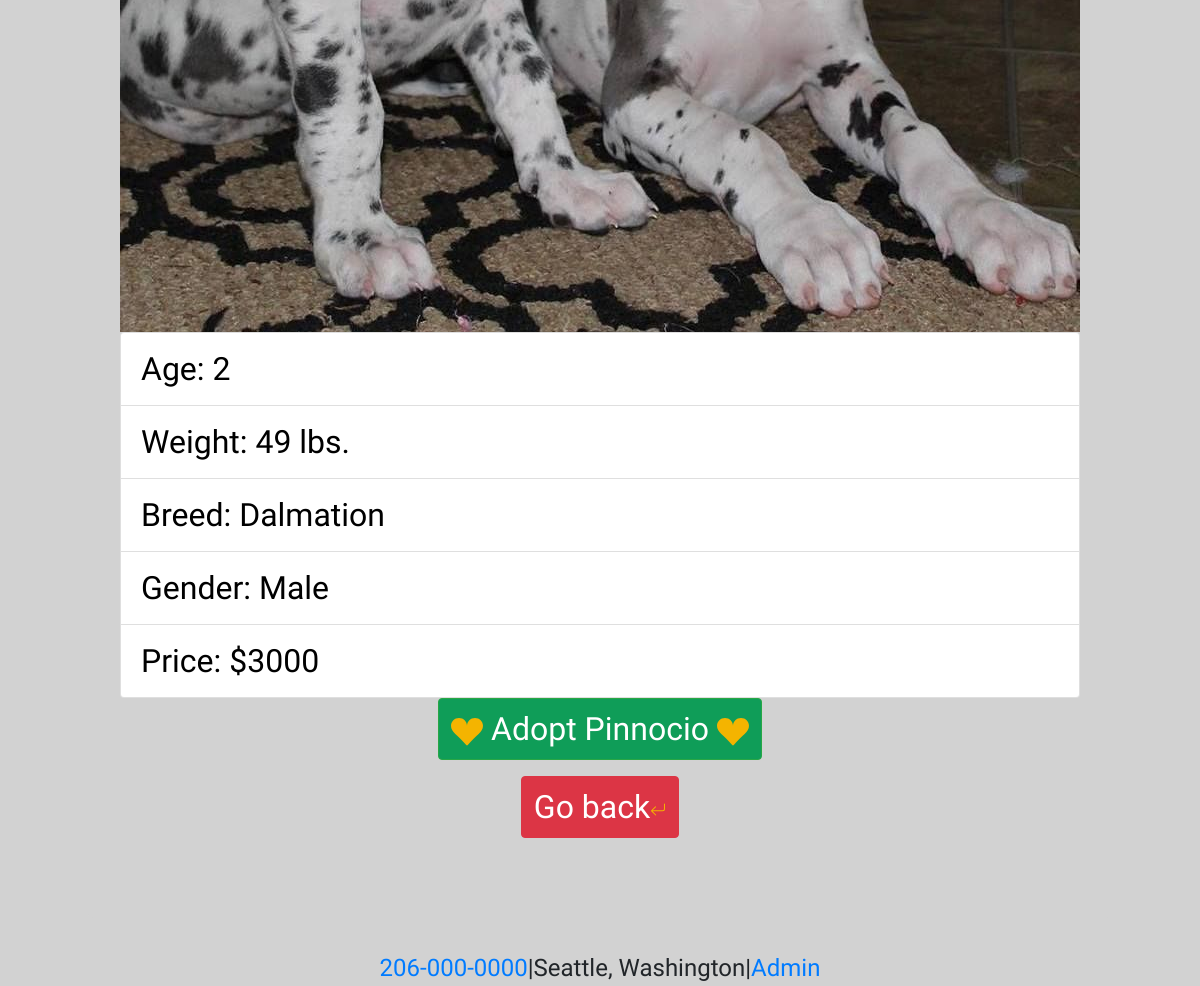
Before: /dog6 (lower part) with the older database file.
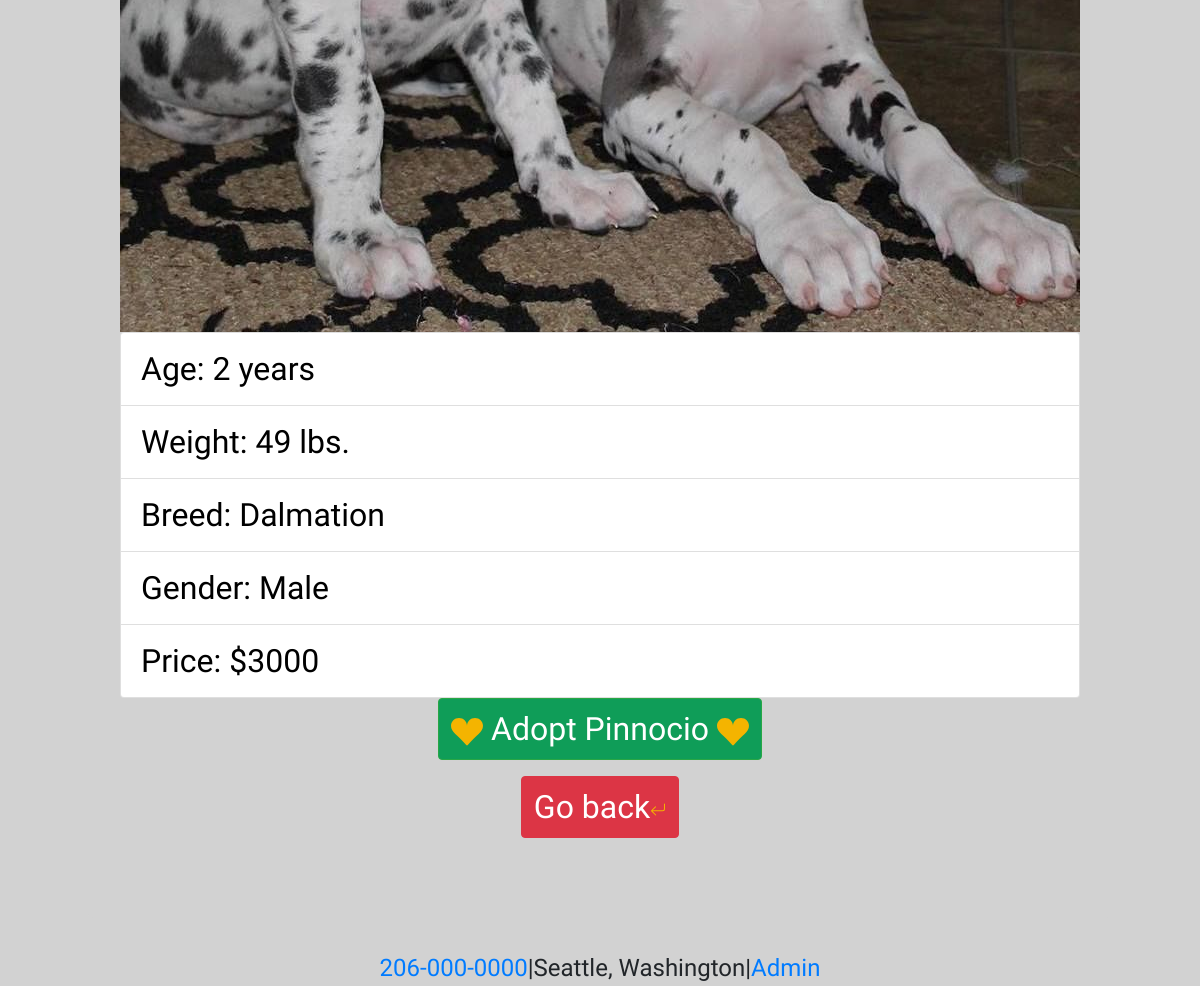
After: the same page with the newer database file.
### main/models.py (models this page shows, shortened)
class Dog(models.Model):
    dog_name = models.CharField(max_length=255)
    dog_breed = models.CharField(max_length=255)
    dog_gender = models.CharField(default = 000, max_length = 20)
    dog_weight = models.IntegerField()
    dog_age=models.CharField(default=0, max_length=200)
    dog_price=models.IntegerField(default=3000)
    img = models.FileField(default=None,null=True)
    created_at = models.DateTimeField(auto_now_add=True)
    updated_at = models.DateTimeField(auto_now=True)
    objects= DogManager()

### main/views.py (the view)
# urls.py: path('dog<int:num>',views.viewdog)
def viewdog(request,num):
    pup= Dog.objects.get(id=num)
    form= ImageForm(request.POST or None, request.FILES or None)
    context={
        'form': form,
        'pup': pup
    }
    return render(request,'dog.html',context)

### main/templates/dog.html (shortened to what this page needs)
<!DOCTYPE html>
<html lang="en">
<head>
    <link rel="stylesheet" href="https://stackpath.bootstrapcdn.com/bootstrap/4.4.1/css/bootstrap.min.css">
    <link rel="stylesheet" href="static/css/style.css">
</head>
<body>
    <div class="fluid-container">
        <div class="container">
            <div class="jumbotron">
                <img class="img-fluid" src="{{MEDIA_URL}}{{pup.img}}" alt="">
                <ul class="list-group">
                    <li class="list-group-item">Age: {{pup.dog_age}}</li>
                    <li class="list-group-item">Weight: {{pup.dog_weight}} lbs.</li>
                    <li class="list-group-item">Breed: {{pup.dog_breed}}</li>
                    <li class="list-group-item">Gender: {{pup.dog_gender}}</li>
                    <li class="list-group-item">Price: ${{pup.dog_price}}</li>
                </ul>
                <p class="lead">
                    <a class="btn btn-success" href="/adopt" role="button"><svg xmlns="http://www.w3.org/2000/svg" width="1em" height="1em" fill="currentColor" class="bi bi-suit-heart-fill" viewBox="0 0 16 16">
                        <path d="M4 1c2.21 0 4 1.755 4 3.92C8 2.755 9.79 1 12 1s4 1.755 4 3.92c0 3.263-3.234 4.414-7.608 9.608a.513.513 0 0 1-.784 0C3.234 9.334 0 8.183 0 4.92 0 2.755 1.79 1 4 1z"/>
                      </svg> Adopt {{pup.dog_name}} <svg xmlns="http://www.w3.org/2000/svg" width="1em" height="1em" fill="currentColor" class="bi bi-suit-heart-fill" viewBox="0 0 16 16">
                        <path d="M4 1c2.21 0 4 1.755 4 3.92C8 2.755 9.79 1 12 1s4 1.755 4 3.92c0 3.263-3.234 4.414-7.608 9.608a.513.513 0 0 1-.784 0C3.234 9.334 0 8.183 0 4.92 0 2.755 1.79 1 4 1z"/>
                      </svg></a>
                </p>
                <p class="lead">
                    <a class="btn btn-danger" style="font-size: xx-large" href="/puppies" role="button">Go back</a>
                </p>
            </div>
        </div>
    </div>
    <footer class="footer"> <a href="tel:2060000000">206-000-0000</a>|Seattle, Washington|<a href="/admin">Admin</a>
    </footer>
</body>
</html>

Changed rows visible on the page:
changed Dog "Dalmation": dog_age "2" → "2 years"
